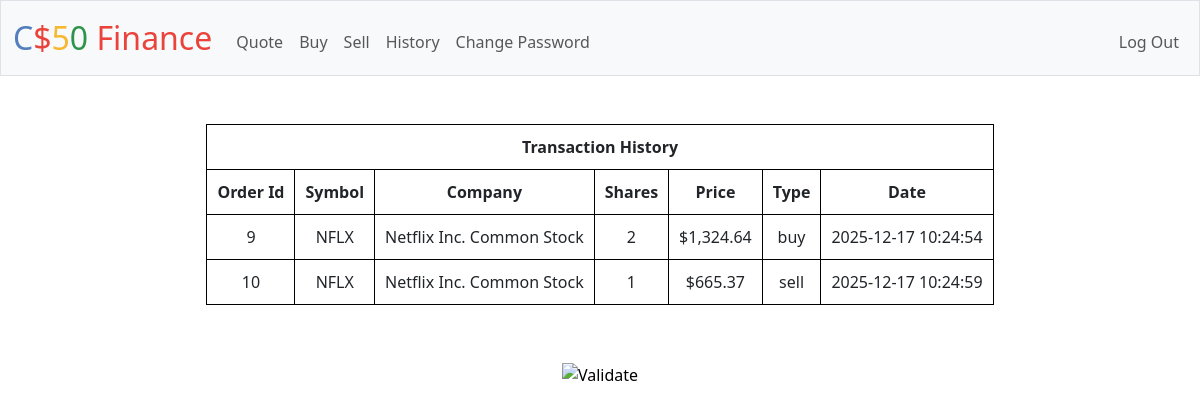
The page /history (signed in) on the database its author committed.
### tables this page shows
CREATE TABLE history (
id INTEGER NOT NULL PRIMARY KEY AUTOINCREMENT,
symbol TEXT NOT NULL,
company TEXT NOT NULL,
shares TEXT NOT NULL,
price REAL NOT NULL,
type TEXT NOT NULL,
date DATE NOT NULL,
user_id INTEGER NOT NULL REFERENCES users(id)
);

### app.py (the view)
@app.route("/history")
@login_required
def history():
    history = db.execute("SELECT id, symbol, company, shares, price, type, date FROM history WHERE user_id = ?", session["user_id"])
    return render_template("history.html", history=history)

### app.py (called while the page is built)
@app.after_request
def after_request(response):
    response.headers["Cache-Control"] = "no-cache, no-store, must-revalidate"
    response.headers["Expires"] = 0
    response.headers["Pragma"] = "no-cache"
    return response

### helpers.py (called while the page is built)
def login_required(f):
    @wraps(f)
    def decorated_function(*args, **kwargs):
        if session.get("user_id") is None:
            return redirect("/login")
        return f(*args, **kwargs)
    return decorated_function

def usd(value):
    return f"${value:,.2f}"

### templates/history.html (shortened to what this page needs)
{% extends "layout.html" %}
{% block main %}
    <table>
        <tr>
            <th colspan="7"> Transaction History </th>
        </tr>
        <tr>
            <th> Order Id </th>
            <th> Symbol </th>
            <th> Company </th>
            <th> Shares </th>
            <th> Price </th>
            <th> Type </th>
            <th> Date </th>
        </tr>
        {% for row in history %}
        <tr>
            <td> {{ row.id }} </td>
            <td> {{ row.symbol }} </td>
            <td> {{ row.company }} </td>
            <td> {{ row.shares }} </td>
            <td> {{ row.price | usd}} </td>
            <td> {{ row.type }} </td>
            <td> {{ row.date }} </td>
        </tr>
        {% endfor %}
    </table>
{% endblock %}

### static/styles.css (style rules this page uses)
table, th, td { border: 1px solid black; padding: 10px; margin: auto; }

### rows shown on the page
history: id "9", symbol "NFLX", company "Netflix Inc. Common Stock", shares "2", price "$1,324.64", type "buy", date "2025-12-17 10:24:54"
history: id "10", symbol "NFLX", company "Netflix Inc. Common Stock", shares "1", price "$665.37", type "sell", date "2025-12-17 10:24:59"
